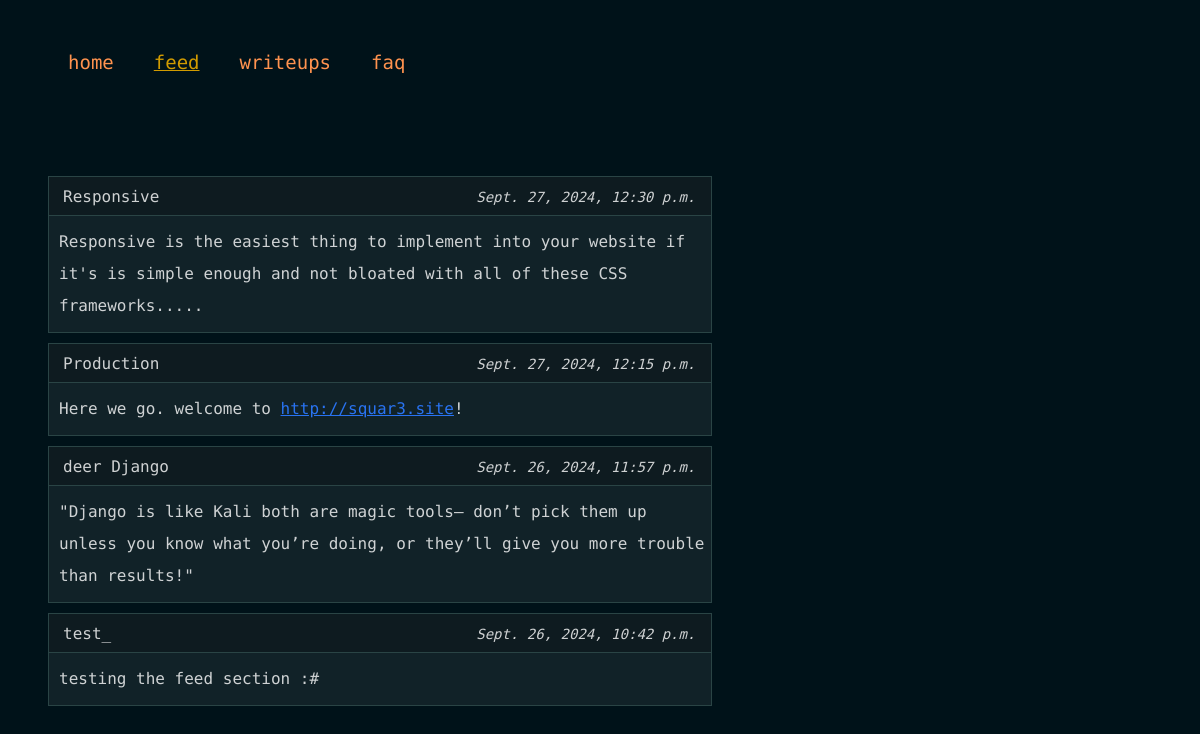
Before: /feed with the older database file.
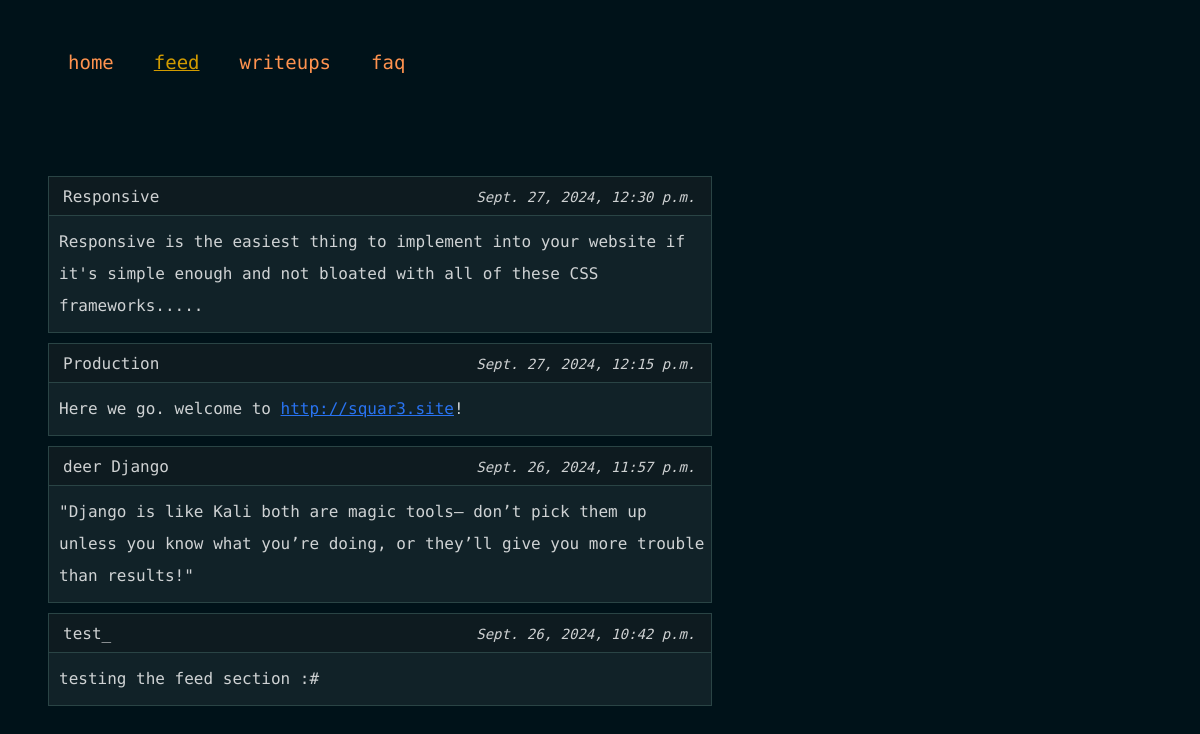
After: the same page with the newer database file.
### core/models.py (models this page shows, shortened)
class Feed(models.Model):
    author = models.CharField(max_length=16,default='squar3')
    title = models.CharField(max_length=64,default='')
    content = models.TextField(default='')
    creation_time = models.DateTimeField(default=timezone.now);
    class Meta:
        ordering = ('-creation_time',)

### core/views.py (the view)
# urls.py: path('feed',feed,name='feed'),
def feed(request):
    feeds = Feed.objects.all()
    return render(request,'feed.html',{
        'feeds' : feeds,
    })

### core/templates/feed.html (shortened to what this page needs)
{% extends 'base.html' %}
{% block content %}
<div class="feedList">
	{% for feed in feeds %}
		<div class="feed">
			<div class="title">
				<label>{{ feed.title }}</label>
				<em>{{ feed.creation_time}} </em>
			</div>
			<hr>
			<div class="ctx">
				{{ feed.content | safe }}
			</div>
		</div>
	{% endfor %}
</div>
{% endblock %}

Changed rows visible on the page:
changed Feed "Responsive": content "Responsive is the easiest thing to implement into your website if it's is simple enough and not bloated with all of these CSS frameworks....." → "Responsive is the easiest thing to implement into your website if it's simple enough and not bloated with all of these CSS frameworks....."
